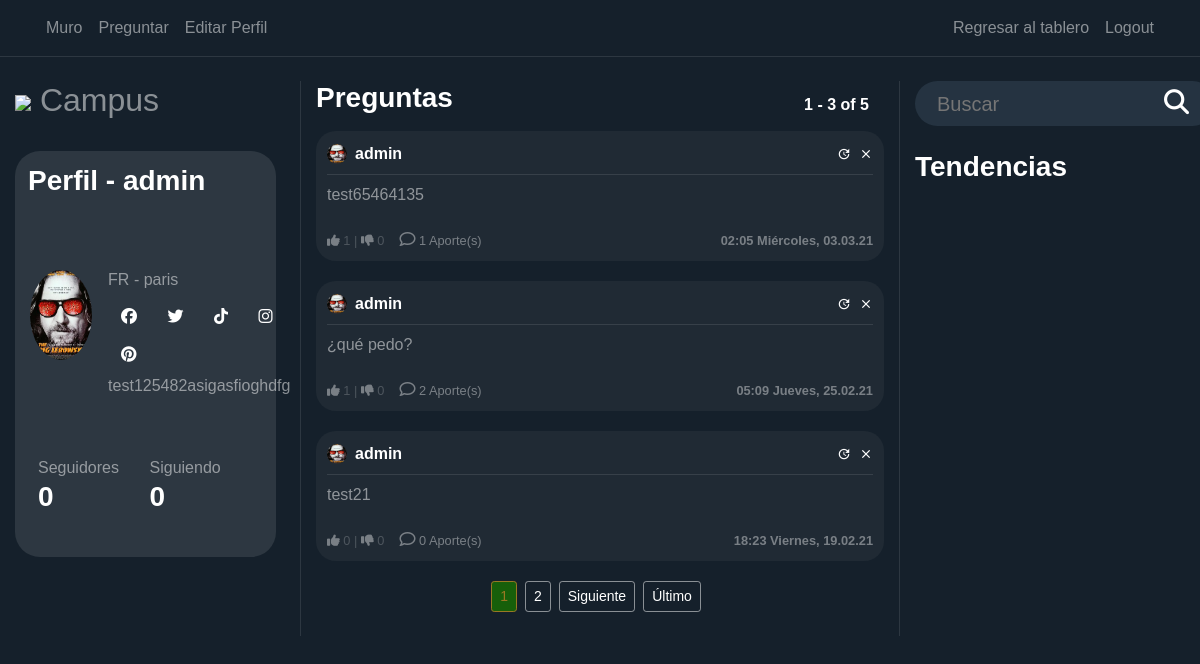
The page /campus/user/admin (signed in) on the database its author committed.
### usuario/models.py (models this page shows, shortened)
class MyUser(AbstractUser):
    first_name = models.CharField("Nombre", max_length=150, blank=True)
    last_name = models.CharField("Apellidos", max_length=150, blank=True)
    pais = CountryField("País de origen", null=True, blank=True)
    telefono = PhoneNumberField("Número telefónico", null=True, blank=True)
    is_admin = models.BooleanField(default=False)
    is_staff = models.BooleanField(default=False)
    is_active = models.BooleanField(default=False)
    def __str__(self, *args, **kwargs):
        return self.username

### perfil/models.py (models this page shows, shortened)
class Perfil (models.Model):
    user = models.OneToOneField(MyUser,on_delete=models.CASCADE)
    edad = models.DateField("Fecha de nacimiento", null=True, blank=True)
    ciudad = models.CharField("Ciudad de origen", max_length=150,null=True, blank=True)
    foto_perfil = models.ImageField("Foto de perfil", upload_to='avatar/', default="inversorinteligente.png")
    bio = RichTextField("Descripción", null=True, blank=True)
    facebook = models.CharField("Link de tu Facebook",max_length=3000,  null=True, blank=True)
    twitter = models.CharField("Link de tu Twitter", max_length=3000, null=True, blank=True)
    tiktok = models.CharField("Link de tu Tiktok", max_length=3000, null=True, blank=True)
    instagram = models.CharField("Link de tu Instagram", max_length=3000, null=True, blank=True)
    pinterest = models.CharField("Link de tu Pinterest",max_length=3000, null=True, blank=True)
    @property
    def followers(self):
        return Follow.objects.filter(follow_user=self.user).count()
    @property
    def following(self):
        return Follow.objects.filter(user=self.user).count()

### campus/models.py (models this page shows, shortened)
class Post(models.Model):
    content = models.TextField(max_length=1000)
    date_posted = models.DateTimeField(default=timezone.now)
    author = models.ForeignKey(MyUser, on_delete=models.CASCADE)
    likes= models.IntegerField(default=0)
    dislikes= models.IntegerField(default=0)
    @property
    def number_of_comments(self):
        return Comment.objects.filter(post_connected=self).count()

### campus/views.py (the view, shortened to what this page needs)
# urls.py: path('user/<str:username>', UserPostListView.as_view(), name='user-posts'),
class UserPostListView(LoginRequiredMixin, ListView):
    model = Post
    template_name = 'blog/user_posts.html'
    context_object_name = 'posts'
    paginate_by = PAGINATION_COUNT
    def visible_user(self):
        return get_object_or_404(MyUser, username=self.kwargs.get('username'))
    def get_context_data(self, **kwargs):
        visible_user = self.visible_user()
        logged_user = self.request.user
        print(logged_user.username == '', file=sys.stderr)
        if logged_user.username == '' or logged_user is None:
            can_follow = False
        else:
            can_follow = (Follow.objects.filter(user=logged_user,
                                                follow_user=visible_user).count() == 0)
        data = super().get_context_data(**kwargs)
        data['user_profile'] = visible_user
        data['can_follow'] = can_follow
        return data
    def get_queryset(self):
        user = self.visible_user()
        return Post.objects.filter(author=user).order_by('-date_posted')

### notifs/views.py (called while the page is built)
def CountNotifications(request):
	count_notifications = 0
	if request.user.is_authenticated:
		count_notifications = Notifs.objects.filter(user=request.user, is_seen=False).count()
	return {'count_notifications':count_notifications}

### campus/templates/blog/user_posts.html
{% extends "blog/home.html" %}

### campus/templates/blog/home.html (shortened to what this page needs)
{% extends "blog/base.html" %}
{% load static %}
{% block content %}
<head>
    <link href="{% static 'fontawesome_free/css/all.min.css' %}" rel="stylesheet" type="text/css">
</head>
    <div class="row">
        <div class="col-12 col-md-3 pr-4 dont-move">
            <a href="/"> <h2><img class="img-fluid" width="60" src="{% static 'website/img/core-img/invertirenbolsa.ico' %}"> Campus</h2></a><br>
            <div class="profile-section">
            {%  if user_profile != None %}
            <h3 class="white-important p-2">
                Perfil - {{ user_profile.username }}
            </h3>
            {% else %}
            <h3 class="white-important p-2">
                Tu Perfil
            </h3>
            {% endif %}
            <article class="media content-section" style="height: 140px; width: 100%">
                {%  if user_profile != None %}
                    <div class="mt-2 d-flex full-width align-items-center">
                        <img
                           class="rounded-circle mr-3 img-fluid"
                           style="width: 90px; height: 90px;"
                           src="{{ user_profile.perfil.foto_perfil.url }}">
                        <div>
                            <h6 style="text-align: left"
                                    class="first_name-profile">
                               <strong> {{ user_profile.first_name }}</strong> <br>
                                <br>
                                {{ user_profile.pais }} - {{ user_profile.perfil.ciudad }}
                            </h6>
                            <div class="social-media" style="text-align: left">
                                <div class="btn btn-icon"><a href="{{ user_profile.perfil.facebook }}"><i class="fab fa-facebook"></i></a></div>
                                <div class="btn btn-icon"><a href="{{ user_profile.perfil.twitter }}"><i class="fab fa-twitter"></i></a></div>
                                <div class="btn btn-icon"><a href="{{ user_profile.perfil.tiktok }}" ><i class="fab fa-tiktok"></i></a></div>
                                <div class="btn btn-icon"><a href="{{ user_profile.perfil.instagram }}"><i class="fab fa-instagram"></i></a></div>
                                <div class="btn btn-icon"><a href="{{ user_profile.perfil.pinterest }}"><i class="fab fa-pinterest"></i></a></div>
                            </div>
                            <div style="text-align: bottom">
                                {{ user_profile.perfil.bio | safe }}
                            </div>
                        </div>
                    </div>
                    <br>
                    <br>
                {%  endif %}
            </article>
            <br>
            <br>
            <br>
            <article class="media content-section">
                <div class="row full-width pl-2">
                    <div class="col-6">
                            Seguidores
                    </div>
                    <div class="col-6">
                            Siguiendo
                    </div>
                    {%  if user_profile != None %}
                        <div class="col-6">
                            <h3 class="white-important follow-click">
                                <a href="{% url 'user-followers' user_profile.username %}">
                                    {{ user_profile.perfil.followers }}
                                </a>
                            </h3>
                        </div>
                         <div class="col-6">
                            <a href="{% url 'user-follows' user_profile.username %}">
                                <h3 class="white-important follow-click">
                                    {{ user_profile.perfil.following }}
                                </h3>
                            </a>
                        </div>
                    {%  endif %}
                </div>
            </article>
            </div>
        </div>
        <div class="col-12 col-md-6 scrollable" >
            <div class="full-width row">
                <div class="col-6">
                    <h3 class="white-important mb-3">
                        Preguntas
                    </h3>
                </div>
                 <div class="col-6 no-padding">
                    <h6
                            style="position: absolute; bottom: 0; right: 0"
                            class="white-important mb-3">
                        {{ page_obj.start_index }} - {{ page_obj.end_index }} of
                        {{ paginator.count }}
                    </h6>
                </div>
            </div>
            {% for post in posts %}
                <article class="media content-section hovered-tweet">
                <div style="width: 100%; word-break: break-all;">
                    <div class="pb-2 row m-0" style="width: 100%; margin-right: 0 !important;">
                       <div
                               style="padding-left: 0px !important;"
                               class="col-8 no-padding d-flex align-items-center">
                           <img
                               class="rounded-circle mr-2"
                               style="width: 20px; height: 20px;"
                               src="{{ post.author.perfil.foto_perfil.url }}">
                           <a class="mr-2 white-important" href="{% url 'user-posts' post.author %}">
                               {{ post.author }}
                           </a>
                       </div>
                       <div class="col-4 d-flex flex-row-reverse no-padding align-items-center"
                            style="padding-right: 0 !important;">
                            {% if post.author == user %}
                            <a class="material-icons ml-2"
                               style="font-size: 14px"
                                    href="{% url 'post-delete' post.id %}">clear</a>
                            <a class="material-icons ml-2"
                               style="font-size: 14px"
                                    href="{% url 'post-update' post.id %}">update</a>
                        {%  endif %}
                       </div>
                   </div>
                    <div
                            class="mb-2"
                            style="width: 100%; height: 1px; background-color: rgba(255, 255, 255, 0.1)"></div>
                    <a
                            style="color: rgba(255, 255, 255, 0.5) !important;"
                            href="{% url 'post-detail' post.id %}">
                        <p class="mb-4">
                            {{ post.content }}
                        </p>
                    </a>
                        <div class="row">
                            <div class="col-6" style="display: flex;">
                                <small style="opacity: 0.4;">
                                    <a href="#" onClick="document.getElementById('likebutton').submit()"><i class="fas fa-thumbs-up"></i></a> {{post.likes}}   |   <a href="#" onClick="document.getElementById('dislikebutton').submit()"><i class="fas fa-thumbs-down"></i></a> {{post.dislikes}}
                                </small>
                                <small style="opacity: 0.4; margin-left:15px;">
                                    <a href="{% url 'post-detail' post.id %}">
                                        <i style=" font-size: 16px;" class="far fa-comment"></i> {{ post.number_of_comments }} Aporte(s)
                                    </a>
                                </small>
                            </div>
                            <div class="col-6">
                                <small
                                        style="opacity: 0.4;"
                                    class="white-important d-flex full-width flex-row-reverse">
                                    {{ post.date_posted | date:"H:i l, d.m.y" }}
                                </small>
                            </div>
                        </div>
                </div>
                </article>
            {% endfor %}
            <div class="full-width d-flex justify-content-center">
                {% if is_paginated %}
                    {% for num in page_obj.paginator.page_range %}
                        {% if page_obj.number == num %}
                            <a class="btn btn-sm btn-info mb-4 mr-2"
                                href="?page={{ num }}">{{ num }}</a>
                        {% elif num > page_obj.number|add:'-3' and num < page_obj.number|add:'3' %}
                            <a class="btn btn-sm btn-outline-secondary mb-4 mr-2"
                                href="?page={{ num }}">{{ num }}</a>
                        {% endif %}
                    {% endfor %}
                    {% if page_obj.has_next %}
                        <a class="btn btn-sm btn-outline-secondary mb-4 mr-2"
                                href="?page={{ page_obj.next_page_number }}">Siguiente</a>
                           <a class="btn btn-sm btn-outline-secondary mb-4 mr-2"
                            href="?page={{ page_obj.paginator.num_pages }}">Último</a>
                    {% endif %}
                {% endif %}
            </div>
        </div>
        <div class="col-12 col-md-3 dont-move">
            <form action="{% url 'search' %}" method="post">{% csrf_token %}
                <div class="search-container">
                    <div class="search">
                    <input required name="search" type="text" id="zip-code-input" placeholder="Buscar">
                    <button type="submit" style="border:0; background: transparent;"><i class="fa fa-search"></i> </button> </a>
                </form>
              </div>
            </div>
            <h3 class="white-important mb-3 mt-4"> Tendencias </h3>
{% endblock content %}

### static/blog/main.css (style rules this page uses)
:root { --muted-color: rgba(255, 255, 255, 0.5); }
body { background: #15202b; color: var(--muted-color); margin-top: 5rem; }
h1, h2, h3, h4, h5, h6 { color: var(--muted-color); }
.content-section { padding: 10px 10px; margin-bottom: 20px; }
.no-padding { padding: 0 !important; }
a { color: white; text-underline: none; text-decoration: none !important; }
article { border-radius: 4px; }
.white-important { color: white; font-weight: bold; }
.full-width { width: 100% }
.btn-info { color: #997823; background-color: #175f0a; border-color: #997823; }
.btn-outline-secondary { border-color: rgba(255, 255, 255, 0.5); color: white !important; }
.hovered-tweet { background-color: #90909017; border-radius: 20px; }
.hovered-tweet { border: 1px solid transparent; }
.profile-section { background-color: #2d3741; padding: 5px; border-radius: 25px; }
.scrollable { overflow-y: auto; border-left: 1px solid #2d3741; border-right: 1px solid #2d3741; }

### static/blog/style.css (style rules this page uses)
body { font-family: Arial, Helvetica, sans-serif; height: 100vh; margin: 0; padding: 0; }
.search-container { width: 300px; height: 45px; background-color: #253341; border-radius: 30px; display: flex; }
.search-container input { width: 100%; font-size: 20px; background-color: transparent; border: 0; color: white; }
.search-container .search { flex-grow: 1; display: flex; align-items: center; padding-left: 20px; padding-right: 20px; }
.search i { font-size: 25px; color: white; }
.search i { cursor: pointer; }

### rows shown on the page
MyUser: username "admin", perfil.foto_perfil (picture), pais "FR", perfil.ciudad "paris", perfil.bio "test125482asigasfioghdfg", perfil.followers "0", perfil.following "0"
Post: author.perfil.foto_perfil (picture), author "admin", content "test65464135", likes "1", dislikes "0", number_of_comments "1", date_posted "02:05 Miércoles, 03.03.21"
Post: author.perfil.foto_perfil (picture), author "admin", content "¿qué pedo?", likes "1", dislikes "0", number_of_comments "2", date_posted "05:09 Jueves, 25.02.21"
Post: author.perfil.foto_perfil (picture), author "admin", content "test21", likes "0", dislikes "0", number_of_comments "0", date_posted "18:23 Viernes, 19.02.21"

### other values the page prints
{{ page_obj.start_index }} "1"
{{ page_obj.end_index }} "3"
{{ paginator.count }} "5"
{{ num }} "1"
{{ num }} "2"
